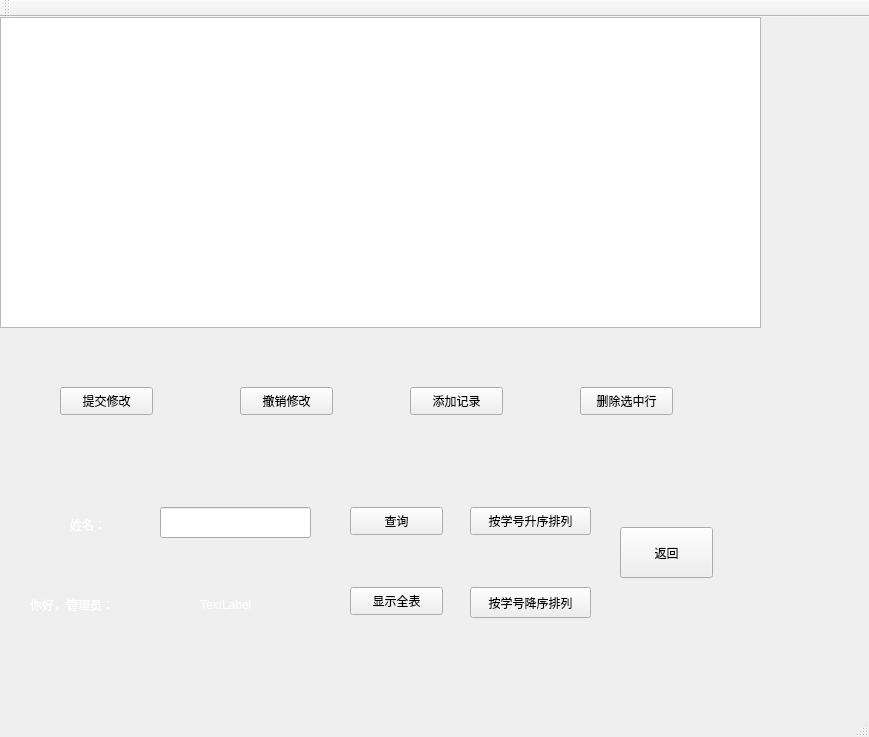
<?xml version="1.0" encoding="UTF-8"?>
<ui version="4.0">
 <class>MainWindow</class>
 <widget class="QMainWindow" name="MainWindow">
  <property name="enabled">
   <bool>true</bool>
  </property>
  <property name="geometry">
   <rect>
    <x>0</x>
    <y>0</y>
    <width>869</width>
    <height>737</height>
   </rect>
  </property>
  <property name="sizePolicy">
   <sizepolicy hsizetype="Preferred" vsizetype="Preferred">
    <horstretch>0</horstretch>
    <verstretch>0</verstretch>
   </sizepolicy>
  </property>
  <property name="cursor">
   <cursorShape>ArrowCursor</cursorShape>
  </property>
  <property name="mouseTracking">
   <bool>false</bool>
  </property>
  <property name="windowTitle">
   <string>管理员界面</string>
  </property>
  <property name="windowIcon">
   <iconset resource="assets.qrc">
    <normaloff>:/assets/assets/Admin.png</normaloff>:/assets/assets/Admin.png</iconset>
  </property>
  <property name="styleSheet">
   <string notr="true">font: 75 9pt &quot;Adobe Gothic Std B&quot;;
</string>
  </property>
  <property name="animated">
   <bool>true</bool>
  </property>
  <property name="documentMode">
   <bool>false</bool>
  </property>
  <widget class="QWidget" name="centralWidget">
   <property name="styleSheet">
    <string notr="true">#centralWidget{
border-image: url(:/assets/assets/loginBgd2.png);
}
</string>
   </property>
   <widget class="QPushButton" name="pushButton_6">
    <property name="geometry">
     <rect>
      <x>470</x>
      <y>490</y>
      <width>121</width>
      <height>28</height>
     </rect>
    </property>
    <property name="text">
     <string>按学号升序排列</string>
    </property>
   </widget>
   <widget class="QPushButton" name="pushButton_4">
    <property name="geometry">
     <rect>
      <x>580</x>
      <y>370</y>
      <width>93</width>
      <height>28</height>
     </rect>
    </property>
    <property name="text">
     <string>删除选中行</string>
    </property>
   </widget>
   <widget class="QPushButton" name="pushButton_2">
    <property name="geometry">
     <rect>
      <x>240</x>
      <y>370</y>
      <width>93</width>
      <height>28</height>
     </rect>
    </property>
    <property name="text">
     <string>撤销修改</string>
    </property>
   </widget>
   <widget class="QPushButton" name="pushButton_7">
    <property name="geometry">
     <rect>
      <x>350</x>
      <y>570</y>
      <width>93</width>
      <height>28</height>
     </rect>
    </property>
    <property name="text">
     <string>显示全表</string>
    </property>
   </widget>
   <widget class="QPushButton" name="pushButton">
    <property name="geometry">
     <rect>
      <x>60</x>
      <y>370</y>
      <width>93</width>
      <height>28</height>
     </rect>
    </property>
    <property name="text">
     <string>提交修改</string>
    </property>
   </widget>
   <widget class="QPushButton" name="pushButton_5">
    <property name="geometry">
     <rect>
      <x>350</x>
      <y>490</y>
      <width>93</width>
      <height>28</height>
     </rect>
    </property>
    <property name="text">
     <string>查询</string>
    </property>
   </widget>
   <widget class="QPushButton" name="pushButton_8">
    <property name="geometry">
     <rect>
      <x>470</x>
      <y>570</y>
      <width>121</width>
      <height>31</height>
     </rect>
    </property>
    <property name="text">
     <string>按学号降序排列</string>
    </property>
   </widget>
   <widget class="QPushButton" name="pushButton_3">
    <property name="geometry">
     <rect>
      <x>410</x>
      <y>370</y>
      <width>93</width>
      <height>28</height>
     </rect>
    </property>
    <property name="text">
     <string>添加记录</string>
    </property>
   </widget>
   <widget class="QLineEdit" name="lineEdit">
    <property name="geometry">
     <rect>
      <x>160</x>
      <y>490</y>
      <width>151</width>
      <height>31</height>
     </rect>
    </property>
   </widget>
   <widget class="QLabel" name="label">
    <property name="geometry">
     <rect>
      <x>70</x>
      <y>500</y>
      <width>72</width>
      <height>15</height>
     </rect>
    </property>
    <property name="styleSheet">
     <string notr="true">color:white;</string>
    </property>
    <property name="text">
     <string>姓名：</string>
    </property>
   </widget>
   <widget class="QTableView" name="tableView">
    <property name="geometry">
     <rect>
      <x>0</x>
      <y>0</y>
      <width>761</width>
      <height>311</height>
     </rect>
    </property>
    <property name="styleSheet">
     <string notr="true">background-image: url(:/assets/assets/loginBgd2.png);</string>
    </property>
   </widget>
   <widget class="QLabel" name="label_2">
    <property name="geometry">
     <rect>
      <x>30</x>
      <y>580</y>
      <width>121</width>
      <height>16</height>
     </rect>
    </property>
    <property name="styleSheet">
     <string notr="true">color:white</string>
    </property>
    <property name="text">
     <string>你好，管理员：</string>
    </property>
   </widget>
   <widget class="QLabel" name="admin">
    <property name="geometry">
     <rect>
      <x>200</x>
      <y>580</y>
      <width>72</width>
      <height>15</height>
     </rect>
    </property>
    <property name="styleSheet">
     <string notr="true">color:white;</string>
    </property>
    <property name="text">
     <string>TextLabel</string>
    </property>
   </widget>
   <widget class="QPushButton" name="back">
    <property name="geometry">
     <rect>
      <x>620</x>
      <y>510</y>
      <width>93</width>
      <height>51</height>
     </rect>
    </property>
    <property name="text">
     <string>返回</string>
    </property>
   </widget>
  </widget>
  <widget class="QMenuBar" name="menuBar">
   <property name="enabled">
    <bool>true</bool>
   </property>
   <property name="geometry">
    <rect>
     <x>0</x>
     <y>0</y>
     <width>869</width>
     <height>25</height>
    </rect>
   </property>
   <property name="palette">
    <palette>
     <active/>
     <inactive/>
     <disabled/>
    </palette>
   </property>
  </widget>
  <widget class="QToolBar" name="mainToolBar">
   <attribute name="toolBarArea">
    <enum>TopToolBarArea</enum>
   </attribute>
   <attribute name="toolBarBreak">
    <bool>false</bool>
   </attribute>
  </widget>
  <widget class="QStatusBar" name="statusBar"/>
 </widget>
 <layoutdefault spacing="6" margin="11"/>
 <resources>
  <include location="assets.qrc"/>
 </resources>
 <connections/>
</ui>
